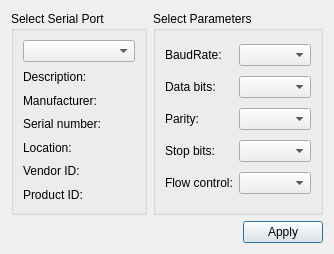
<?xml version="1.0" encoding="UTF-8"?>
<ui version="4.0">
 <class>SettingsDialog</class>
 <widget class="QDialog" name="SettingsDialog">
  <property name="geometry">
   <rect>
    <x>0</x>
    <y>0</y>
    <width>334</width>
    <height>254</height>
   </rect>
  </property>
  <property name="windowTitle">
   <string>Settings</string>
  </property>
  <layout class="QGridLayout" name="gridLayout_3">
   <item row="0" column="1">
    <widget class="QGroupBox" name="parametersBox">
     <property name="title">
      <string>Select Parameters</string>
     </property>
     <layout class="QGridLayout" name="gridLayout_2">
      <item row="0" column="0">
       <widget class="QLabel" name="baudRateLabel">
        <property name="text">
         <string>BaudRate:</string>
        </property>
       </widget>
      </item>
      <item row="0" column="1">
       <widget class="QComboBox" name="baudRateBox"/>
      </item>
      <item row="1" column="0">
       <widget class="QLabel" name="dataBitsLabel">
        <property name="text">
         <string>Data bits:</string>
        </property>
       </widget>
      </item>
      <item row="1" column="1">
       <widget class="QComboBox" name="dataBitsBox"/>
      </item>
      <item row="2" column="0">
       <widget class="QLabel" name="parityLabel">
        <property name="text">
         <string>Parity:</string>
        </property>
       </widget>
      </item>
      <item row="2" column="1">
       <widget class="QComboBox" name="parityBox"/>
      </item>
      <item row="3" column="0">
       <widget class="QLabel" name="stopBitsLabel">
        <property name="text">
         <string>Stop bits:</string>
        </property>
       </widget>
      </item>
      <item row="3" column="1">
       <widget class="QComboBox" name="stopBitsBox"/>
      </item>
      <item row="4" column="0">
       <widget class="QLabel" name="flowControlLabel">
        <property name="text">
         <string>Flow control:</string>
        </property>
       </widget>
      </item>
      <item row="4" column="1">
       <widget class="QComboBox" name="flowControlBox"/>
      </item>
     </layout>
    </widget>
   </item>
   <item row="1" column="0" colspan="2">
    <layout class="QHBoxLayout" name="horizontalLayout">
     <item>
      <spacer name="horizontalSpacer">
       <property name="orientation">
        <enum>Qt::Horizontal</enum>
       </property>
       <property name="sizeHint" stdset="0">
        <size>
         <width>96</width>
         <height>20</height>
        </size>
       </property>
      </spacer>
     </item>
     <item>
      <widget class="QPushButton" name="applyButton">
       <property name="text">
        <string>Apply</string>
       </property>
      </widget>
     </item>
    </layout>
   </item>
   <item row="0" column="0">
    <widget class="QGroupBox" name="selectBox">
     <property name="title">
      <string>Select Serial Port</string>
     </property>
     <layout class="QGridLayout" name="gridLayout">
      <item row="0" column="0">
       <widget class="QComboBox" name="serialPortInfoListBox"/>
      </item>
      <item row="1" column="0">
       <widget class="QLabel" name="descriptionLabel">
        <property name="text">
         <string>Description:</string>
        </property>
       </widget>
      </item>
      <item row="2" column="0">
       <widget class="QLabel" name="manufacturerLabel">
        <property name="text">
         <string>Manufacturer:</string>
        </property>
       </widget>
      </item>
      <item row="3" column="0">
       <widget class="QLabel" name="serialNumberLabel">
        <property name="text">
         <string>Serial number:</string>
        </property>
       </widget>
      </item>
      <item row="4" column="0">
       <widget class="QLabel" name="locationLabel">
        <property name="text">
         <string>Location:</string>
        </property>
       </widget>
      </item>
      <item row="5" column="0">
       <widget class="QLabel" name="vidLabel">
        <property name="text">
         <string>Vendor ID:</string>
        </property>
       </widget>
      </item>
      <item row="6" column="0">
       <widget class="QLabel" name="pidLabel">
        <property name="text">
         <string>Product ID:</string>
        </property>
       </widget>
      </item>
     </layout>
    </widget>
   </item>
  </layout>
 </widget>
 <resources/>
 <connections/>
</ui>
